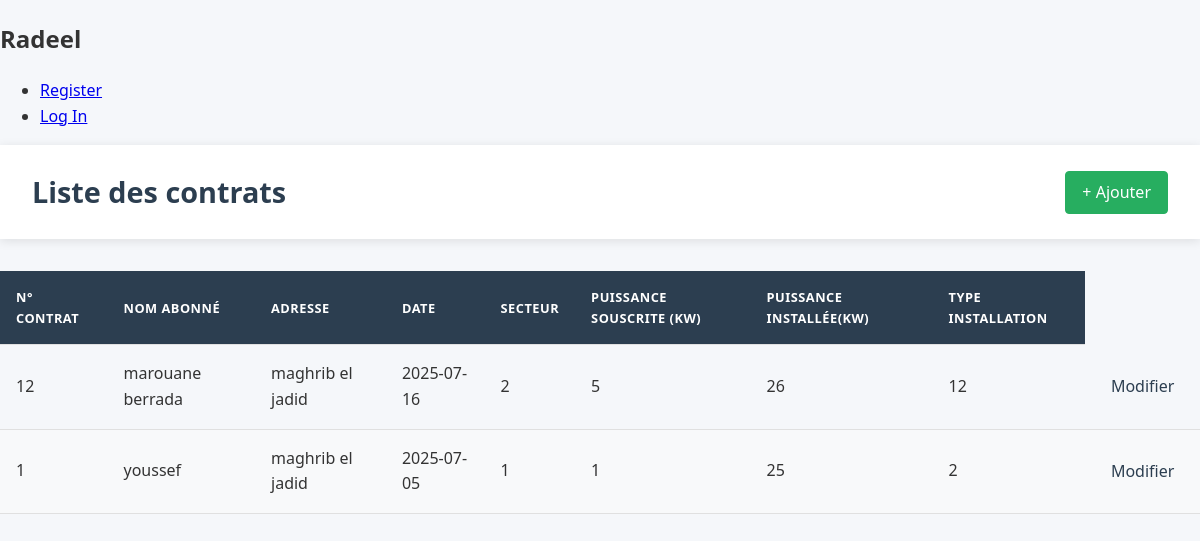
Page /contrat/ on the committed database.
### tables this page shows
CREATE TABLE contrats (
    Nr_contrat INTEGER PRIMARY KEY ,
    nom_abonne TEXT NOT NULL,
    Adresse TEXT NOT NULL,
    date_contrat DATE NOT NULL DEFAULT CURRENT_DATE,
    Secteur INTEGER NOT NULL,
    Puissance_souscrite INTEGER NOT NULL CHECK(Puissance_souscrite > 0),
    Puissance_installee INTEGER NOT NULL CHECK(Puissance_installee > 0),
    type_installation INTEGER NOT NULL CHECK(type_installation IN (1, 2, 12))
);

### radeel/contrats.py (the view)
@bc.route('/')
def contrat_index():
    db = get_db()
    contrats = db.execute(
        'SELECT * FROM contrats ORDER BY date_contrat DESC'
    ).fetchall()
    return render_template('contrats/index.html', contrats= contrats )

### radeel/auth.py (called while the page is built)
@bp.before_app_request
def load_logged_in_user():
    user_id = session.get('user_id')
    if user_id is None:
        g.user = None
    else:
        g.user = get_db().execute(
            'SELECT * FROM user WHERE id = ?', (user_id,)
        ).fetchone()

### radeel/db.py (called while the page is built)
def get_db():
    if 'db' not in g:
        g.db = sqlite3.connect(
            current_app.config['DATABASE'],
            detect_types=sqlite3.PARSE_DECLTYPES
        )
        g.db.row_factory = sqlite3.Row
    return g.db

### radeel/templates/contrats/index.html (shortened to what this page needs)
{% extends "base.html" %}
{% block header %}
  <h1>Liste des contrats</h1>
  <a href="{{ url_for('contrat.contrat_ajouter') }}" class="btn btn-success">+ Ajouter</a>
{% endblock %}
{% block content %}
  <table class="table">
    <thead>
      <tr>
        <th>N° Contrat</th>
        <th>Nom Abonné</th>
        <th>Adresse</th>
        <th>Date</th>
        <th>Secteur</th>
        <th>Puissance Souscrite (kW)</th>
        <th>Puissance Installée(kW)</th>
        <th>Type Installation</th>
      </tr>
    </thead>
    <tbody>
      {% for contrat in contrats %}
        <tr>
          <td>{{ contrat.Nr_contrat }}</td>
          <td>{{ contrat.nom_abonne }}</td>
          <td>{{ contrat.Adresse }}</td>
          <td>{{ contrat.date_contrat }}</td>
          <td>{{ contrat.Secteur }}</td>
          <td>{{ contrat.Puissance_souscrite }}</td>
          <td>{{contrat.Puissance_installee}}</td>
          <td>{{ contrat.type_installation }}</td>
          <td><a class="action" href="{{ url_for('contrat.contrat_modifier', Nr_contrat=contrat['Nr_contrat']) }}">Modifier</a></td>
        </tr>
      {% endfor %}
    </tbody>
  </table>
{% endblock %}

### radeel/static/style.css (style rules this page uses)
header h1 { margin: 0; color: var(--dark-color); font-size: 1.8rem; }
.btn { display: inline-block; padding: 0.5rem 1rem; border-radius: var(--border-radius); text-decoration: none; font-weight: 500; transition: all 0.3s ease; }
.btn-success { background-color: var(--success-color); color: white; border: 1px solid var(--success-color); }
table { width: 100%; border-collapse: collapse; margin-top: 1rem; }
th, td { padding: 1rem; text-align: left; border-bottom: 1px solid #e0e0e0; }
th { background-color: var(--primary-color); color: white; font-weight: 600; text-transform: uppercase; font-size: 0.8rem; letter-spacing: 0.5px; }
tr:nth-child(even) { background-color: #f8f9fa; }
.action { color: var(--primary-color); text-decoration: none; font-weight: 500; padding: 0.3rem 0.6rem; border-radius: var(--border-radius); transition: all 0.2s ease; }

### rows in the picture
contrats: Nr_contrat "12", nom_abonne "marouane berrada", Adresse "maghrib el jadid", date_contrat "2025-07-16", Secteur "2", Puissance_souscrite "5", Puissance_installee "26", type_installation "12"
contrats: Nr_contrat "1", nom_abonne "youssef", Adresse "maghrib el jadid", date_contrat "2025-07-05", Secteur "1", Puissance_souscrite "1", Puissance_installee "25", type_installation "2"
